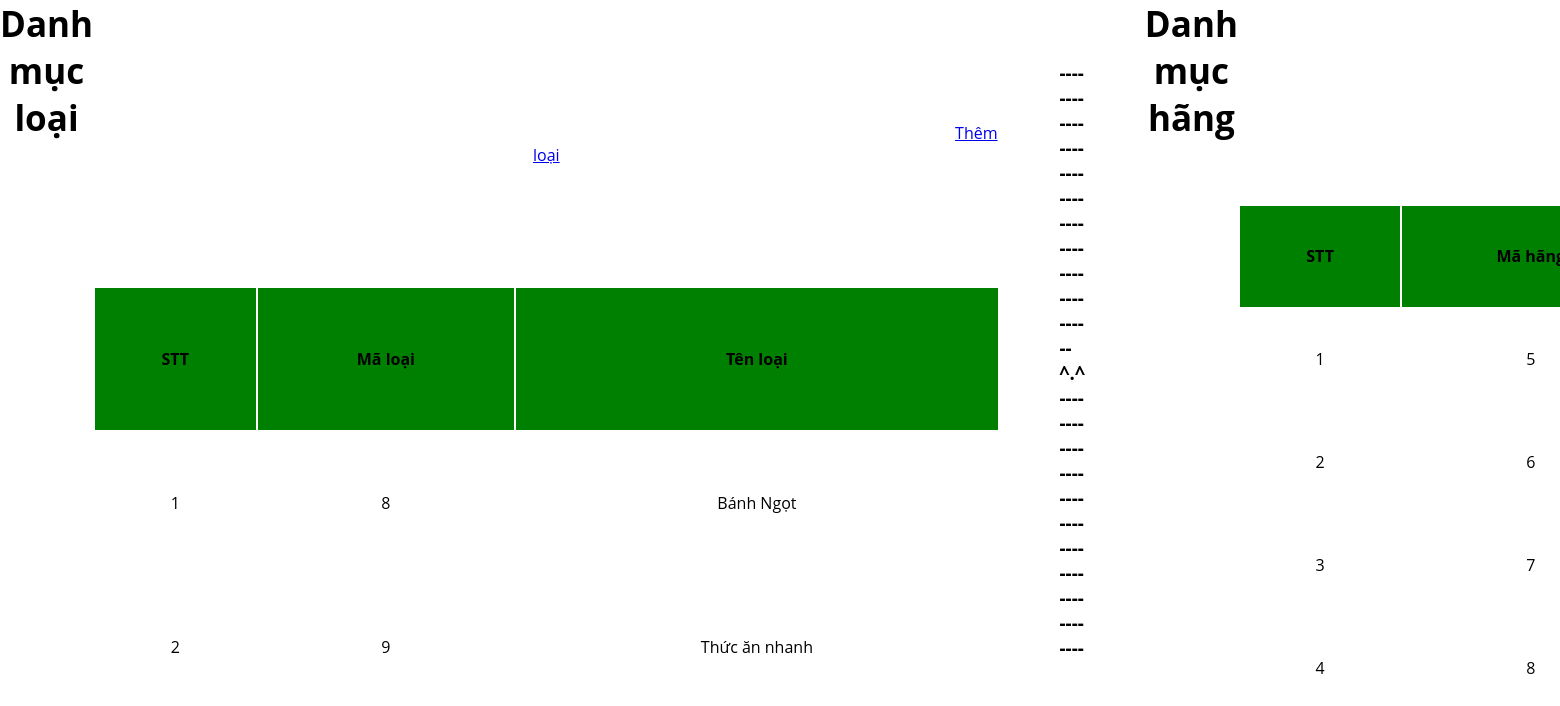
/admin/getLoai.php, run on the app's committed database.
### tables this page shows
CREATE TABLE `loaisp` (
  `idloaisp` int NOT NULL,
  `tenloaisp` varchar(50) NOT NULL
);

CREATE TABLE `hangsx` (
  `idhang` int NOT NULL,
  `tenhang` varchar(50) NOT NULL
);

### admin/getLoai.php (the view, shortened to what this page needs)
<!DOCTYPE html>
<html lang="en">
<head>
    <link rel="stylesheet" href="./index.css">
</head>
<body>
    <table boder="1px" class="table table-bordered" style="text-align: center;">
        <h3 style="text-align: center;  margin-bottom:30px; font-size: 35px; font-weight:bold;">Danh mục loại</h3>
        <tr>
            <td colspan="5"><a href="./index.php?admin=nhaploai" class="btn btn-primary" style=" margin-left:860px;">Thêm loại</a></td>
        </tr>
        <tr style="background: green;">
            <th style="width: 50px;">STT</th>
            <th style="width: 80px;">Mã loại</th>
            <th style="width: 150px;">Tên loại</th>
        </tr>
        <?php
            include ("../conect/ketnoi.php");
            $sql= "SELECT * FROM loaisp";
            $result=mysqli_query($con,$sql);
            if(mysqli_num_rows($result)>0){
                $i=1;
                while($row=mysqli_fetch_array($result)){
                    ?>
                    <tr>
                        <td><?php echo $i;?></td>
                        <td><?php echo $row['idloaisp'];?></td>
                        <td><?php echo $row['tenloaisp'];?></td>
                    </tr>
                    <?php
                    $i++;
                }
            }else{
                    echo "Hiện đang được cập nhật dữ liệu";
            }
        ?>
    </table>
    <div style=" margin:60px;">
        <h3>---------------------------------------------- ^.^ --------------------------------------------</h3>
    </div>
    <table boder="1px" class="table table-bordered" style="text-align: center;">
        <h3 style="text-align: center;  margin-bottom:30px; font-size: 35px; font-weight:bold;">Danh mục hãng</h3>
        <tr>
            <td colspan="5"><a href="./index.php?admin=nhaphang" class="btn btn-primary" style=" margin-left:860px;">Thêm hãng</a></td>
        </tr>
        <tr style="background: green;">
            <th style="width: 50px;">STT</th>
            <th style="width: 80px;">Mã hãng</th>
        </tr>
        <?php
            include ("../conect/ketnoi.php");
            $sql= "SELECT * FROM hangsx";
            $result=mysqli_query($con,$sql);
            if(mysqli_num_rows($result)>0){
                $i=1;
                while($row=mysqli_fetch_array($result)){
                    ?>
                    <tr>
                        <td><?php echo $i;?></td>
                        <td><?php echo $row['idhang'];?></td>
                    </tr>
                    <?php
                    $i++;
                }
            }else{
                    echo "Hiện đang được cập nhật dữ liệu";
            }
        ?>
    </table>
</body>
</html>

### admin/index.css (style rules this page uses)
:root { --primaryColor: #0e6253; --secondaryColor: #ffc107; --whiteColor: #fff; --blackColor: #222; --softGreenColor: #d9f2ee; --darkGreyColor: #a7a7a7; --greyColor: #f5f5f5; }
* { margin: 0; padding: 0; box-sizing: border-box; outline: none; font-family: 'Open Sans', sans-serif; }
body { width: 100%; height: auto; display: flex; }

### data on the page
loaisp: idloaisp "8", tenloaisp "Bánh Ngọt"
loaisp: idloaisp "9", tenloaisp "Thức ăn nhanh"
hangsx: idhang "5"
hangsx: idhang "6"
hangsx: idhang "7"
hangsx: idhang "8"
